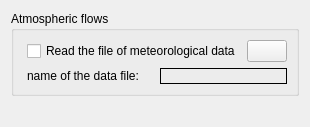
<ui version="4.0" >
 <class>AtmosphericFlowsForm</class>
 <widget class="QWidget" name="AtmosphericFlowsForm" >
  <property name="geometry" >
   <rect>
    <x>0</x>
    <y>0</y>
    <width>310</width>
    <height>127</height>
   </rect>
  </property>
  <property name="windowTitle" >
   <string>Form</string>
  </property>
  <layout class="QGridLayout" name="gridLayout_2" >
   <item row="0" column="0" >
    <widget class="QGroupBox" name="groupBox" >
     <property name="title" >
      <string>Atmospheric flows</string>
     </property>
     <layout class="QHBoxLayout" name="horizontalLayout_2" >
      <item>
       <spacer name="horizontalSpacer" >
        <property name="orientation" >
         <enum>Qt::Horizontal</enum>
        </property>
        <property name="sizeHint" stdset="0" >
         <size>
          <width>40</width>
          <height>20</height>
         </size>
        </property>
       </spacer>
      </item>
      <item>
       <layout class="QGridLayout" name="gridLayout" >
        <item row="0" column="0" colspan="2" >
         <layout class="QHBoxLayout" name="horizontalLayout" >
          <item>
           <widget class="QCheckBox" name="checkBoxMeteoData" >
            <property name="sizePolicy" >
             <sizepolicy vsizetype="Preferred" hsizetype="Preferred" >
              <horstretch>0</horstretch>
              <verstretch>0</verstretch>
             </sizepolicy>
            </property>
            <property name="text" >
             <string>Read the file of meteorological data</string>
            </property>
           </widget>
          </item>
          <item>
           <widget class="QPushButton" name="pushButtonMeteoData" >
            <property name="text" >
             <string/>
            </property>
            <property name="icon" >
             <iconset resource="resources_pages.qrc" >
              <normaloff>:/new/prefix1/icons/22x22/weather-few-clouds.png</normaloff>:/new/prefix1/icons/22x22/weather-few-clouds.png</iconset>
            </property>
            <property name="iconSize" >
             <size>
              <width>22</width>
              <height>22</height>
             </size>
            </property>
           </widget>
          </item>
         </layout>
        </item>
        <item row="1" column="0" >
         <widget class="QLabel" name="labelMeteoData" >
          <property name="text" >
           <string>name of the data file: </string>
          </property>
         </widget>
        </item>
        <item row="1" column="1" >
         <widget class="QLabel" name="labelMeteoFile" >
          <property name="font" >
           <font>
            <weight>75</weight>
            <bold>true</bold>
           </font>
          </property>
          <property name="layoutDirection" >
           <enum>Qt::LeftToRight</enum>
          </property>
          <property name="autoFillBackground" >
           <bool>false</bool>
          </property>
          <property name="frameShape" >
           <enum>QFrame::Box</enum>
          </property>
          <property name="text" >
           <string/>
          </property>
         </widget>
        </item>
       </layout>
      </item>
      <item>
       <spacer name="horizontalSpacer_2" >
        <property name="orientation" >
         <enum>Qt::Horizontal</enum>
        </property>
        <property name="sizeHint" stdset="0" >
         <size>
          <width>19</width>
          <height>27</height>
         </size>
        </property>
       </spacer>
      </item>
     </layout>
    </widget>
   </item>
   <item row="1" column="0" >
    <spacer name="verticalSpacer" >
     <property name="orientation" >
      <enum>Qt::Vertical</enum>
     </property>
     <property name="sizeHint" stdset="0" >
      <size>
       <width>13</width>
       <height>19</height>
      </size>
     </property>
    </spacer>
   </item>
  </layout>
 </widget>
 <resources>
  <include location="resources_pages.qrc" />
 </resources>
 <connections/>
</ui>
